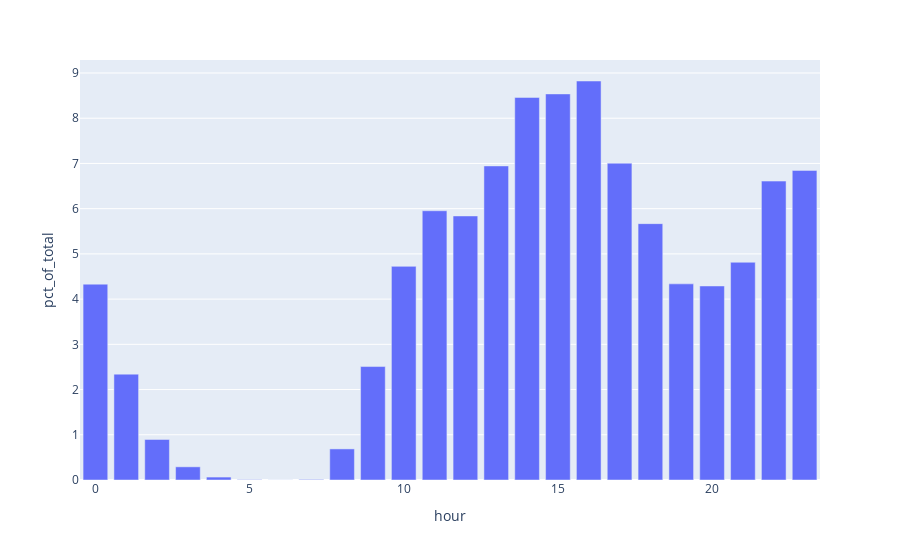

Write notebook code for a chart like this one.
### Markdown cell above
Using Plotly to create both interactive (.html) and static (.png) hourly keypress charts:

### Code cell
px_keypresses_by_hour = px.bar(df_hourly_pivot, x = 'hour', y = 'pct_of_total')
px_keypresses_by_hour.write_html(r'graphs\px_keypresses_by_hour.html')
px_keypresses_by_hour

### Figure 1 — Plotly figure (JSON) as saved in the notebook; plotly's stock layout.template omitted (floating-point values rounded to 4 significant figures)
{"data": [{"alignmentgroup": "True", "hovertemplate": "hour=%{x}<br>pct_of_total=%{y}<extra></extra>", "legendgroup": "", "marker": {"color": "#636efa", "pattern": {"shape": ""}}, "name": "", "offsetgroup": "", "orientation": "v", "showlegend": false, "textposition": "auto", "type": "bar", "x": [0, 1, 2, 3, 4, 5, 6, 7, 8, 9, 10, 11, 12, 13, 14, 15, 16, 17, 18, 19, 20, 21, 22, 23], "xaxis": "x", "y": [4.331, 2.341, 0.8964, 0.2915, 0.06488, 0.007835, 0.001493, 0.01236, 0.6874, 2.508, 4.724, 5.954, 5.839, 6.945, 8.46, 8.538, 8.823, 7.006, 5.669, 4.337, 4.291, 4.815, 6.61, 6.847], "yaxis": "y"}], "layout": {"barmode": "relative", "legend": {"tracegroupgap": 0}, "margin": {"t": 60}, "xaxis": {"anchor": "y", "domain": [0, 1], "title": {"text": "hour"}}, "yaxis": {"anchor": "x", "domain": [0, 1], "title": {"text": "pct_of_total"}}}}
